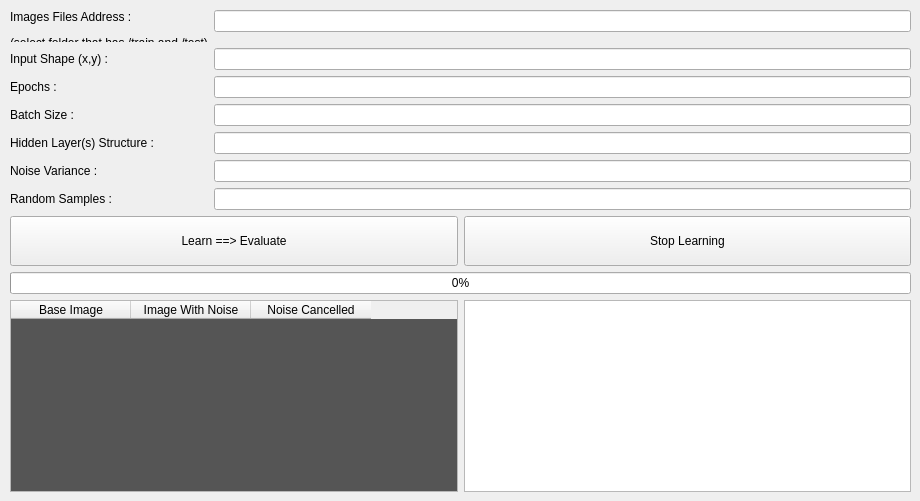
      <widget class="QWidget" name="fifthPart">
       <attribute name="title">
        <string>Image Noise Cancellation</string>
       </attribute>
       <widget class="QWidget" name="layoutWidget_5">
        <property name="geometry">
         <rect>
          <x>10</x>
          <y>10</y>
          <width>901</width>
          <height>482</height>
         </rect>
        </property>
        <layout class="QVBoxLayout" name="verticalLayout_6">
         <item>
          <layout class="QHBoxLayout" name="horizontalLayout_13">
           <item>
            <layout class="QFormLayout" name="formLayout_9">
             <property name="formAlignment">
              <set>Qt::AlignLeading|Qt::AlignLeft|Qt::AlignTop</set>
             </property>
             <item row="0" column="0">
              <widget class="QLabel" name="lbl1_29">
               <property name="frameShape">
                <enum>QFrame::NoFrame</enum>
               </property>
               <property name="text">
                <string>&lt;html&gt;&lt;head/&gt;&lt;body&gt;&lt;p&gt;Images Files Address :&lt;/p&gt;&lt;p&gt;(select folder that has /train and /test)&lt;/p&gt;&lt;/body&gt;&lt;/html&gt;</string>
               </property>
               <property name="textFormat">
                <enum>Qt::RichText</enum>
               </property>
              </widget>
             </item>
             <item row="0" column="1">
              <widget class="QLineEdit" name="fileAddress5"/>
             </item>
             <item row="1" column="0">
              <widget class="QLabel" name="lbl1_30">
               <property name="frameShape">
                <enum>QFrame::NoFrame</enum>
               </property>
               <property name="text">
                <string>Input Shape (x,y) :</string>
               </property>
              </widget>
             </item>
             <item row="1" column="1">
              <widget class="QLineEdit" name="shape5"/>
             </item>
             <item row="2" column="0">
              <widget class="QLabel" name="lbl1_31">
               <property name="frameShape">
                <enum>QFrame::NoFrame</enum>
               </property>
               <property name="text">
                <string>Epochs :</string>
               </property>
              </widget>
             </item>
             <item row="2" column="1">
              <widget class="QLineEdit" name="epochs5"/>
             </item>
             <item row="3" column="1">
              <widget class="QLineEdit" name="batch5"/>
             </item>
             <item row="3" column="0">
              <widget class="QLabel" name="lbl1_32">
               <property name="frameShape">
                <enum>QFrame::NoFrame</enum>
               </property>
               <property name="text">
                <string>Batch Size :</string>
               </property>
              </widget>
             </item>
             <item row="5" column="0">
              <widget class="QLabel" name="lbl1_33">
               <property name="frameShape">
                <enum>QFrame::NoFrame</enum>
               </property>
               <property name="text">
                <string>Noise Variance :</string>
               </property>
              </widget>
             </item>
             <item row="6" column="0">
              <widget class="QLabel" name="lbl1_34">
               <property name="frameShape">
                <enum>QFrame::NoFrame</enum>
               </property>
               <property name="text">
                <string>Random Samples :</string>
               </property>
              </widget>
             </item>
             <item row="5" column="1">
              <widget class="QLineEdit" name="noiseVar5"/>
             </item>
             <item row="6" column="1">
              <widget class="QLineEdit" name="samples5"/>
             </item>
             <item row="4" column="0">
              <widget class="QLabel" name="lbl1_39">
               <property name="frameShape">
                <enum>QFrame::NoFrame</enum>
               </property>
               <property name="text">
                <string>Hidden Layer(s) Structure :</string>
               </property>
              </widget>
             </item>
             <item row="4" column="1">
              <widget class="QLineEdit" name="layers5"/>
             </item>
            </layout>
           </item>
          </layout>
         </item>
         <item>
          <layout class="QHBoxLayout" name="horizontalLayout_14">
           <item>
            <widget class="QPushButton" name="learn5">
             <property name="sizePolicy">
              <sizepolicy hsizetype="Minimum" vsizetype="Expanding">
               <horstretch>0</horstretch>
               <verstretch>0</verstretch>
              </sizepolicy>
             </property>
             <property name="minimumSize">
              <size>
               <width>0</width>
               <height>50</height>
              </size>
             </property>
             <property name="maximumSize">
              <size>
               <width>16777215</width>
               <height>50</height>
              </size>
             </property>
             <property name="text">
              <string>Learn ==&gt; Evaluate</string>
             </property>
            </widget>
           </item>
           <item>
            <widget class="QPushButton" name="stop5">
             <property name="sizePolicy">
              <sizepolicy hsizetype="Minimum" vsizetype="Expanding">
               <horstretch>0</horstretch>
               <verstretch>0</verstretch>
              </sizepolicy>
             </property>
             <property name="minimumSize">
              <size>
               <width>0</width>
               <height>50</height>
              </size>
             </property>
             <property name="maximumSize">
              <size>
               <width>16777215</width>
               <height>50</height>
              </size>
             </property>
             <property name="text">
              <string>Stop Learning</string>
             </property>
            </widget>
           </item>
          </layout>
         </item>
         <item>
          <widget class="QProgressBar" name="prgBar5">
           <property name="value">
            <number>0</number>
           </property>
          </widget>
         </item>
         <item>
          <layout class="QHBoxLayout" name="horizontalLayout_15">
           <item>
            <layout class="QHBoxLayout" name="pltLayout5">
             <item>
              <widget class="QTableWidget" name="table5">
               <property name="sizePolicy">
                <sizepolicy hsizetype="Expanding" vsizetype="MinimumExpanding">
                 <horstretch>0</horstretch>
                 <verstretch>0</verstretch>
                </sizepolicy>
               </property>
               <property name="palette">
                <palette>
                 <active>
                  <colorrole role="Base">
                   <brush brushstyle="SolidPattern">
                    <color alpha="255">
                     <red>85</red>
                     <green>85</green>
                     <blue>85</blue>
                    </color>
                   </brush>
                  </colorrole>
                 </active>
                 <inactive>
                  <colorrole role="Base">
                   <brush brushstyle="SolidPattern">
                    <color alpha="255">
                     <red>85</red>
                     <green>85</green>
                     <blue>85</blue>
                    </color>
                   </brush>
                  </colorrole>
                 </inactive>
                 <disabled>
                  <colorrole role="Base">
                   <brush brushstyle="SolidPattern">
                    <color alpha="255">
                     <red>53</red>
                     <green>53</green>
                     <blue>53</blue>
                    </color>
                   </brush>
                  </colorrole>
                 </disabled>
                </palette>
               </property>
               <property name="editTriggers">
                <set>QAbstractItemView::NoEditTriggers</set>
               </property>
               <property name="selectionMode">
                <enum>QAbstractItemView::SingleSelection</enum>
               </property>
               <property name="textElideMode">
                <enum>Qt::ElideLeft</enum>
               </property>
               <property name="rowCount">
                <number>0</number>
               </property>
               <property name="columnCount">
                <number>3</number>
               </property>
               <attribute name="horizontalHeaderDefaultSectionSize">
                <number>120</number>
               </attribute>
               <column>
                <property name="text">
                 <string>Base Image</string>
                </property>
               </column>
               <column>
                <property name="text">
                 <string>Image With Noise</string>
                </property>
               </column>
               <column>
                <property name="text">
                 <string>Noise Cancelled</string>
                </property>
               </column>
              </widget>
             </item>
            </layout>
           </item>
           <item>
            <widget class="QTextEdit" name="status5">
             <property name="sizePolicy">
              <sizepolicy hsizetype="Expanding" vsizetype="MinimumExpanding">
               <horstretch>0</horstretch>
               <verstretch>0</verstretch>
              </sizepolicy>
             </property>
             <property name="font">
              <font>
               <family>Consolas</family>
              </font>
             </property>
             <property name="lineWrapMode">
              <enum>QTextEdit::NoWrap</enum>
             </property>
             <property name="readOnly">
              <bool>true</bool>
             </property>
             <property name="html">
              <string>&lt;!DOCTYPE HTML PUBLIC &quot;-//W3C//DTD HTML 4.0//EN&quot; &quot;http://www.w3.org/TR/REC-html40/strict.dtd&quot;&gt;
&lt;html&gt;&lt;head&gt;&lt;meta name=&quot;qrichtext&quot; content=&quot;1&quot; /&gt;&lt;style type=&quot;text/css&quot;&gt;
p, li { white-space: pre-wrap; }
&lt;/style&gt;&lt;/head&gt;&lt;body style=&quot; font-family:'Consolas'; font-size:8pt; font-weight:400; font-style:normal;&quot;&gt;
&lt;p style=&quot;-qt-paragraph-type:empty; margin-top:0px; margin-bottom:0px; margin-left:0px; margin-right:0px; -qt-block-indent:0; text-indent:0px; font-family:'Consolas','Segoe UI';&quot;&gt;&lt;br /&gt;&lt;/p&gt;&lt;/body&gt;&lt;/html&gt;</string>
             </property>
            </widget>
           </item>
          </layout>
         </item>
        </layout>
       </widget>
      </widget>
